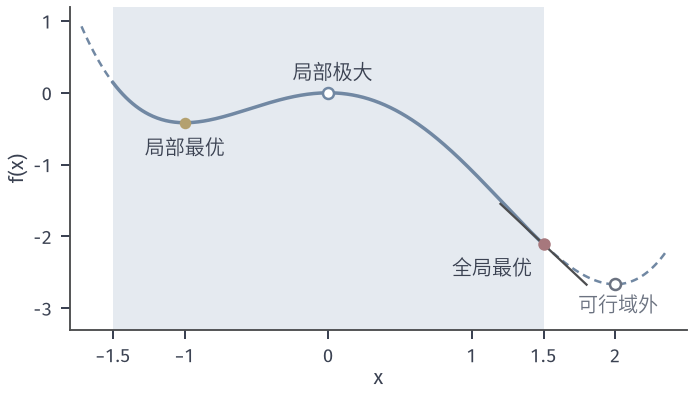

The script that drew this image:
from pathlib import Path
import sys
ROOT = next(p for p in Path(__file__).resolve().parents if (p/'build.sh').is_file() and (p/'tex/book.tex').is_file())
sys.path.insert(0, str(ROOT/'figures/00-shared/mathematical-preliminaries-upper/00-shared/comprehension-figures'))
from support import figure, save, BLUE, GREEN, YELLOW, RED, PURPLE, INK, MUTED, GRID, BLUE_FILL, GREEN_FILL, YELLOW_FILL, RED_FILL, PURPLE_FILL
import numpy as np
HERE = Path(__file__).resolve().parent
STROKE = '#4C4D4F'
def panel(fig, left, right, top, bottom, wspace):
    fig.set_layout_engine(None)
    fig.subplots_adjust(left=left, right=right, top=top, bottom=bottom, wspace=wspace)
def tags(fig, axes):
    for ax, s in zip(axes, ('(a)', '(b)', '(c)', '(d)')):
        p = ax.get_position(); fig.text((p.x0+p.x1)/2, .015, s, ha='center', va='bottom')

# f(x)=x^4/4-x^3/3-x^2 在 C=[-1.5,1.5] 上。
f = lambda x: x**4/4-x**3/3-x**2
fig, ax = figure(width_mm=98, height_mm=56)
ax.axvspan(-1.5,1.5,facecolor=BLUE_FILL,edgecolor='none',zorder=0)
x = np.linspace(-1.5,1.5,400); ax.plot(x,f(x),color=BLUE,lw=1.4,zorder=2)
x = np.linspace(1.5,2.35,100); ax.plot(x,f(x),color=BLUE,lw=1.0,ls=(0,(3,2)),zorder=2)
x = np.linspace(-1.72,-1.5,50); ax.plot(x,f(x),color=BLUE,lw=1.0,ls=(0,(3,2)),zorder=2)
ax.plot([-1],[f(-1)],'o',ms=4.6,color=YELLOW,mew=0,zorder=4)
ax.plot([0],[0],'o',ms=4.4,mfc='white',mec=BLUE,mew=1,zorder=4)
ax.plot([1.5],[f(1.5)],'o',ms=5,color=RED,mew=0,zorder=4)
ax.plot([2],[f(2)],'o',ms=4.4,mfc='white',mec=MUTED,mew=1,zorder=4)
xt=np.array([1.2,1.8]); s=1.5**3-1.5**2-3; ax.plot(xt,f(1.5)+s*(xt-1.5),color=STROKE,lw=.9,zorder=3)
ax.text(-1,f(-1)-.2,'局部最优',ha='center',va='top')
ax.text(.03,.13,'局部极大',ha='center',va='bottom')
ax.text(1.42,f(1.5)-.18,'全局最优',ha='right',va='top')
ax.text(2.02,f(2)-.14,'可行域外',ha='center',va='top',color=MUTED)
ax.axhline(0,color=GRID,lw=.0)
ax.set_xlim(-1.8,2.5); ax.set_ylim(-3.3,1.2); ax.set_xticks([-1.5,-1,0,1,1.5,2]); ax.set_xticklabels(['$-1.5$','$-1$','0','1','1.5','2']); ax.set_yticks([-3,-2,-1,0,1])
ax.set_xlabel('$x$',labelpad=1); ax.set_ylabel('$f(x)$',labelpad=2)
save(fig, HERE, 'figure', {'f':'x^4/4-x^3/3-x^2','C':[-1.5,1.5]})
